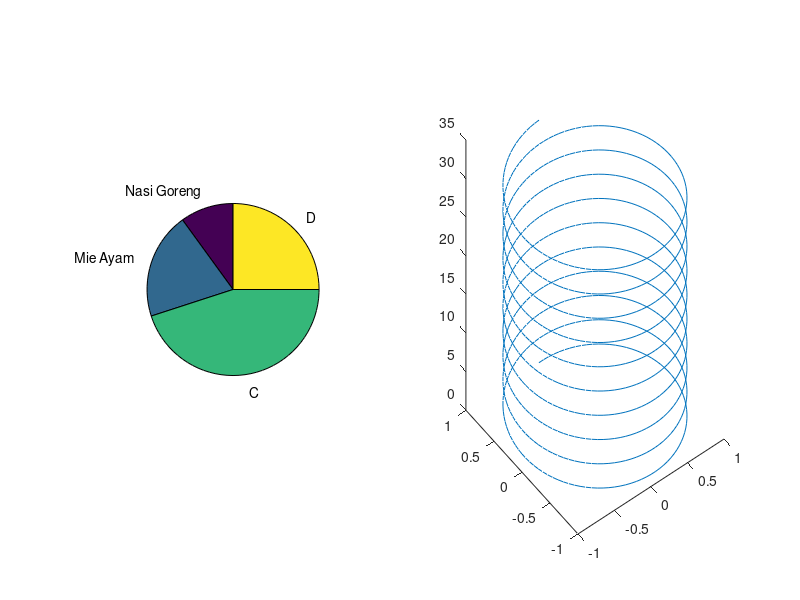

MATLAB code for this plot:
%plot 3d
t=0:pi/100:10*pi;
st = sin(2*t);
ct = cos(2*t);
grid on

%pie 2d
x=[10 20 45 25];

subplot(1,2,1); pie(x, {'Nasi Goreng', 'Mie Ayam', 'C', 'D'});
subplot(1,2,2); plot3(st, ct, t)  

%untuk menutup figure yang sedang aktif
%close all